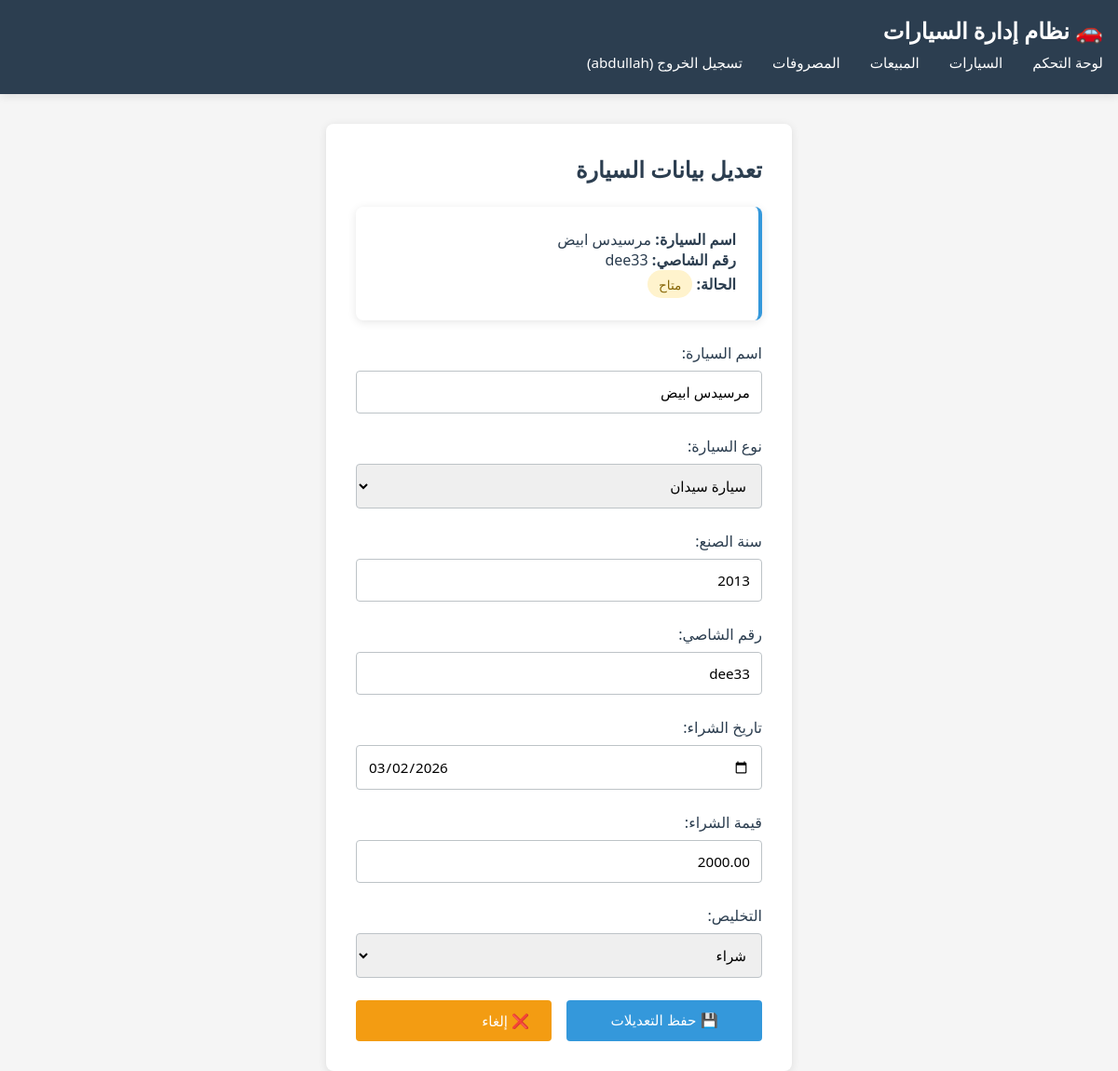
Page /cars/5/edit/ (signed in) on the earlier database version.
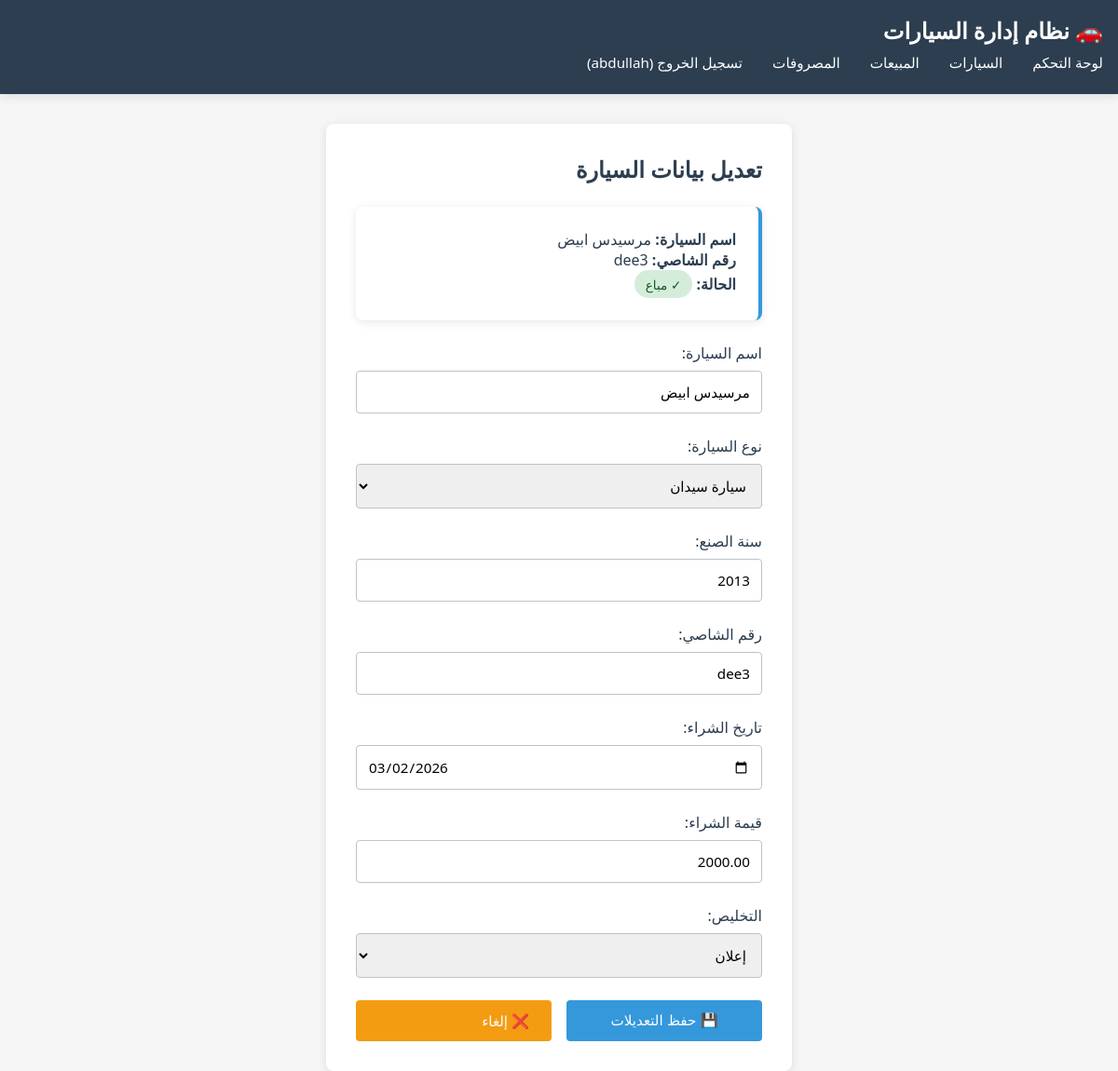
Same page on the later database version.
### car_app/models.py (models this page shows, shortened)
class Car(models.Model):
    CAR_TYPE_CHOICES = [
        ('sedan', 'سيارة سيدان'),
        ('suv', 'سيارة SUV'),
        ('truck', 'شاحنة'),
        ('van', 'فان'),
        ('coupe', 'كوبيه'),
        ('hatchback', 'هاتشباك'),
    ]
    CLEARANCE_CHOICES = [
        ('purchase', 'شراء'),
        ('auction', 'إعلان'),
    ]
    STATUS_CHOICES = [
        ('available', 'غير مباع'),
        ('sold', 'مباع'),
    ]
    user = models.ForeignKey(User, on_delete=models.CASCADE, related_name='cars')
    name = models.CharField(max_length=150, verbose_name='اسم السيارة', null=True, blank=True, default='')
    car_type = models.CharField(max_length=50, choices=CAR_TYPE_CHOICES)
    year = models.IntegerField()
    chassis_number = models.CharField(max_length=50, unique=True)
    purchase_date = models.DateField()
    purchase_value = models.DecimalField(max_digits=12, decimal_places=2)
    clearance_type = models.CharField(max_length=20, choices=CLEARANCE_CHOICES)
    status = models.CharField(max_length=20, choices=STATUS_CHOICES, default='available')
    created_at = models.DateTimeField(auto_now_add=True)
    updated_at = models.DateTimeField(auto_now=True)
    class Meta:
        ordering = ['-created_at']

### car_app/views.py (the view)
# urls.py: path('cars/<int:car_id>/edit/', views.edit_car, name='edit_car'),
@login_required
def edit_car(request, car_id):
    car = get_object_or_404(Car, id=car_id, user=request.user)
    if request.method == 'POST':
        form = CarForm(request.POST, instance=car)
        if form.is_valid():
            form.save()
            messages.success(request, f'✓ تم حفظ تعديلات السيارة "{car.name}" بنجاح!')
            return redirect('car_list')
        else:
            messages.error(request, '❌ حدث خطأ في النموذج. تحقق من البيانات المدخلة.')
    else:
        form = CarForm(instance=car)
    return render(request, 'car_app/edit_car.html', {'form': form, 'car': car})

### car_app/forms.py (shortened to what this page needs)
class CarForm(forms.ModelForm):
    class Meta:
        model = Car
        fields = ['name', 'car_type', 'year', 'chassis_number', 'purchase_date',
                  'purchase_value', 'clearance_type']
        widgets = {
            'name': forms.TextInput(attrs={'class': 'form-control'}),
            'car_type': forms.Select(attrs={'class': 'form-control'}),
            'year': forms.NumberInput(attrs={'class': 'form-control'}),
            'chassis_number': forms.TextInput(attrs={'class': 'form-control'}),
            'purchase_date': forms.DateInput(attrs={'class': 'form-control', 'type': 'date'}),
            'purchase_value': forms.NumberInput(attrs={'class': 'form-control', 'step': '0.01'}),
            'clearance_type': forms.Select(attrs={'class': 'form-control'}),
        }

### car_app/templates/car_app/edit_car.html (shortened to what this page needs)
{% extends 'base.html' %}
{% block content %}
<div class="form-container">
    <h2 class="mb-3">تعديل بيانات السيارة</h2>
    <div class="card mb-3">
        <p><strong>اسم السيارة:</strong> {{ car.name }}</p>
        <p><strong>رقم الشاصي:</strong> {{ car.chassis_number }}</p>
        <p><strong>الحالة:</strong>
            {% if car.status == 'sold' %}
                <span class="badge badge-success">✓ مباع</span>
            {% else %}
                <span class="badge badge-warning">متاح</span>
            {% endif %}
        </p>
    </div>
    <form method="post">
        <div class="form-group">
            <label for="id_name">اسم السيارة:</label>
            {{ form.name }}
        </div>
        <div class="form-group">
            <label for="id_car_type">نوع السيارة:</label>
            {{ form.car_type }}
        </div>
        <div class="form-group">
            <label for="id_year">سنة الصنع:</label>
            {{ form.year }}
        </div>
        <div class="form-group">
            <label for="id_chassis_number">رقم الشاصي:</label>
            {{ form.chassis_number }}
        </div>
        <div class="form-group">
            <label for="id_purchase_date">تاريخ الشراء:</label>
            {{ form.purchase_date }}
        </div>
        <div class="form-group">
            <label for="id_purchase_value">قيمة الشراء:</label>
            {{ form.purchase_value }}
        </div>
        <div class="form-group">
            <label for="id_clearance_type">التخليص:</label>
            {{ form.clearance_type }}
        </div>
        <div class="d-flex gap-1">
            <button type="submit" class="btn btn-primary" style="flex: 1;">💾 حفظ التعديلات</button>
            <a href="{% url 'car_list' %}" class="btn btn-warning" style="flex: 1;">❌ إلغاء</a>
        </div>
    </form>
</div>
{% endblock %}

Differences in the rows shown:
changed Car "مرسيدس ابيض": chassis_number "dee33" → "dee3"; status "available" → "sold" (drawn); clearance_type "شراء" → "إعلان"
Other differences:
text no longer shown: "متاح"
text now shown: "✓ مباع"
